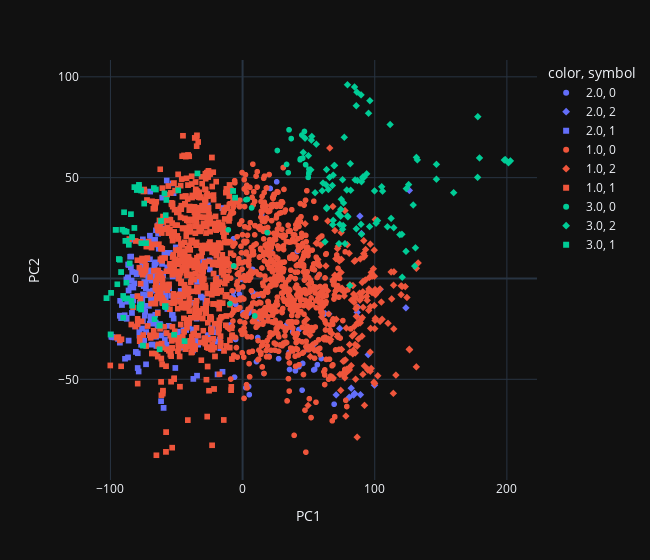

The code cell stored with this chart in its notebook:
### Markdown cell above
### Données non-normalisées

### Code cell
cls = KMeans(n_clusters=3, init="k-means++")
cls.fit(data_without_class)
labels = pd.Series(cls.labels_, name="K-means")
labels = pd.Categorical(labels, categories=[0, 1, 2, 3])

fig = px.scatter(x=pcs.T[0], y=pcs.T[1], color=data["fetal_health"], symbol=labels,
                 labels={'x': 'PC1', 'y': 'PC2'}, width=650)
fig.show()
print(f"ARI : {adjusted_rand_score(labels, data['fetal_health'])}")

### Figure 1 — Plotly figure (JSON) as saved in the notebook; plotly's stock layout.template omitted (floating-point values rounded to 4 significant figures; data arrays with more than 128 entries replaced by an {"elided": "..."} marker saying what was removed)
{"data": [{"hovertemplate": "color=2.0<br>symbol=0<br>PC1=%{x}<br>PC2=%{y}<extra></extra>", "legendgroup": "2.0, 0", "marker": {"color": "#636efa", "symbol": "circle"}, "mode": "markers", "name": "2.0, 0", "showlegend": true, "x": [20.94, 53.79, 54.54, 57.72, 42.6, 42.68, 10.49, -5.277, 25.8, 2.436, 4.553, 5.061, 16.09, 21.36, 21.54, 14.48, 41.5, -6.876, 7.6, -5.944, -2.422, 27.26, 20.04, -7.07, 12.22, 56.57, -5.17, -5.17, 10.31, -0.9112, 54.01, 7.672, 45.49, 69.27, 0.3103, 4.798, 59.56, 37.89, 40.0, 10.93, 35.2, -7.204, 48.82, 6.293, 17.44, 14.4, 12.43, 11.93, 33.33, 35.52, 11.48, 42.58, -3.138, 30.73, -9.181, 45.02, -6.091], "xaxis": "x", "y": [44.64, -45.38, -45.09, 1.695, -43.72, -43.73, -41.24, -30.24, 47.94, -54.17, -53.57, -57.63, -47.13, 14.33, 12.54, 31.78, 13.52, 19.68, -6.918, -38.61, -7.839, -39.77, -38.6, -6.645, -8.386, -42.76, -12.82, -12.82, -7.876, -0.2906, -32.55, 4.462, -42.15, -62.35, -16.97, -17.13, -39.7, -26.48, -45.8, -18.25, -36.63, -9.053, -35.3, -15.38, -18.46, -16.97, -20.09, -20.18, -23.09, -45.15, -29.28, -25.31, -5.414, 54.98, -23.02, -55.38, -48.95], "yaxis": "y", "type": "scattergl"}, {"hovertemplate": "color=2.0<br>symbol=2<br>PC1=%{x}<br>PC2=%{y}<extra></extra>", "legendgroup": "2.0, 2", "marker": {"color": "#636efa", "symbol": "diamond"}, "mode": "markers", "name": "2.0, 2", "showlegend": true, "x": [104.1, 123.6, 95.04, 70.81, 82.17, 84.08, 80.69, 84.74, 89.19, 99.81, 126.2, 86.42, 86.75, 65.24, 62.38, 73.51, 68.51, 87.16, 89.96, 88.77], "xaxis": "x", "y": [-5.372, -14.56, -37.77, -57.73, -54.4, -57.78, -58.9, -57.0, -57.62, -52.91, 43.66, -18.64, -16.8, -17.57, -17.36, -24.78, -1.547, -14.22, 22.28, 30.93], "yaxis": "y", "type": "scattergl"}, {"hovertemplate": "color=2.0<br>symbol=1<br>PC1=%{x}<br>PC2=%{y}<extra></extra>", "legendgroup": "2.0, 1", "marker": {"color": "#636efa", "symbol": "square"}, "mode": "markers", "name": "2.0, 1", "showlegend": true, "x": {"elided": "218 float values"}, "xaxis": "x", "y": {"elided": "218 float values"}, "yaxis": "y", "type": "scattergl"}, {"hovertemplate": "color=1.0<br>symbol=0<br>PC1=%{x}<br>PC2=%{y}<extra></extra>", "legendgroup": "1.0, 0", "marker": {"color": "#EF553B", "symbol": "circle"}, "mode": "markers", "name": "1.0, 0", "showlegend": true, "x": {"elided": "749 float values"}, "xaxis": "x", "y": {"elided": "749 float values"}, "yaxis": "y", "type": "scattergl"}, {"hovertemplate": "color=1.0<br>symbol=2<br>PC1=%{x}<br>PC2=%{y}<extra></extra>", "legendgroup": "1.0, 2", "marker": {"color": "#EF553B", "symbol": "diamond"}, "mode": "markers", "name": "1.0, 2", "showlegend": true, "x": {"elided": "175 float values"}, "xaxis": "x", "y": {"elided": "175 float values"}, "yaxis": "y", "type": "scattergl"}, {"hovertemplate": "color=1.0<br>symbol=1<br>PC1=%{x}<br>PC2=%{y}<extra></extra>", "legendgroup": "1.0, 1", "marker": {"color": "#EF553B", "symbol": "square"}, "mode": "markers", "name": "1.0, 1", "showlegend": true, "x": {"elided": "731 float values"}, "xaxis": "x", "y": {"elided": "731 float values"}, "yaxis": "y", "type": "scattergl"}, {"hovertemplate": "color=3.0<br>symbol=0<br>PC1=%{x}<br>PC2=%{y}<extra></extra>", "legendgroup": "3.0, 0", "marker": {"color": "#00cc96", "symbol": "circle"}, "mode": "markers", "name": "3.0, 0", "showlegend": true, "x": [3.607, 3.666, 2.523, 9.253, 9.253, -9.541, -6.67, 47.7, 6.803, 18.6, 34.53, 46.79, 44.86, 36.79, 33.28, 35.15, -10.8, 49.67, 50.07, 50.33, 50.25, 43.71, 43.54, 45.56, 26.29], "xaxis": "x", "y": [39.2, 39.24, 39.04, -18.56, -18.56, -12.45, 6.232, 56.42, 35.01, 22.74, 52.44, 72.9, 71.13, 69.37, 56.56, 73.72, 24.13, 50.14, 52.01, 52.93, 54.22, 59.29, 58.86, 59.66, 63.47], "yaxis": "y", "type": "scattergl"}, {"hovertemplate": "color=3.0<br>symbol=2<br>PC1=%{x}<br>PC2=%{y}<extra></extra>", "legendgroup": "3.0, 2", "marker": {"color": "#00cc96", "symbol": "diamond"}, "mode": "markers", "name": "3.0, 2", "showlegend": true, "x": [159.7, 177.8, 120.6, 146.7, 130.8, 132.2, 95.3, 62.36, 90.01, 131.5, 123.7, 81.15, 77.49, 130.2, 119.0, 146.7, 111.7, 60.18, 54.87, 90.9, 89.95, 91.97, 81.52, 93.89, 91.03, 65.8, 105.9, 123.9, 125.6, 105.3, 86.89, 85.12, 99.84, 49.8, 45.9, 55.78, 52.02, 52.39, 47.27, 69.62, 79.43, 79.71, 69.19, 60.84, 96.33, 86.49, 89.66, 84.7, 79.35, 76.41, 89.57, 86.06, 74.33, 96.1, 102.1, 178.0, 201.2, 202.7, 198.8, 198.0, 179.3, 64.92, 68.17, 68.53, 63.05, 63.61, 63.7, 68.58, 63.51, 74.67, 67.95, 51.65, 78.81, 81.79, 101.0, 112.4, 76.94, 129.1, 114.4, 109.6, 75.68, 120.8, 72.36, 74.25, 76.1, 73.53, 75.65, 72.96, 86.01], "xaxis": "x", "y": [42.54, 50.16, 21.89, 49.23, 15.21, 58.82, 81.94, 18.18, 21.95, 60.05, 13.45, -3.536, 17.27, 6.141, 21.74, 56.6, 76.35, 43.49, 42.53, 49.9, 47.98, 50.25, 56.93, 51.89, 50.36, 50.13, 43.31, 44.55, 46.57, 45.49, 48.56, 48.9, 43.42, 60.89, 62.51, 66.59, 68.61, 70.44, 69.55, 56.06, 30.95, 30.56, 55.95, 47.32, 88.15, 92.39, 91.04, 94.97, 96.07, 37.47, 26.87, 24.65, 34.3, 25.72, 28.7, 80.24, 57.37, 58.31, 58.93, 58.74, 59.78, 44.13, 26.64, 28.83, 46.54, 34.68, 35.15, 51.24, 54.01, 39.27, 46.13, 53.88, 43.88, 43.75, 27.39, 29.8, 70.01, 36.44, 25.18, 25.64, 49.01, 0.6219, 32.23, 30.93, 26.27, 26.85, 24.39, 17.26, 85.66], "yaxis": "y", "type": "scattergl"}, {"hovertemplate": "color=3.0<br>symbol=1<br>PC1=%{x}<br>PC2=%{y}<extra></extra>", "legendgroup": "3.0, 1", "marker": {"color": "#00cc96", "symbol": "square"}, "mode": "markers", "name": "3.0, 1", "showlegend": true, "x": [-59.11, -74.48, -76.78, -58.16, -78.38, -84.15, -76.55, -87.09, -80.1, -90.38, -99.52, -89.04, -91.93, -102.9, -102.9, -78.2, -94.8, -87.91, -89.4, -91.0, -87.78, -88.81, -92.89, -93.59, -87.57, -88.69, -99.88, -85.48, -58.31, -58.28, -58.79, -63.01, -66.58, -90.3, -51.82, -43.88, -77.58, -83.62, -76.8, -62.61, -57.67, -78.42, -81.85, -81.78, -48.68, -65.62, -67.14, -5.676, -7.192, -34.13, -81.89, -84.48, -76.54, -83.65, -73.09, -86.06, -96.08, -95.81, -61.75, -89.69, -75.39, -62.77], "xaxis": "x", "y": [42.21, 37.15, 43.62, 31.41, 45.47, -11.18, -12.73, -9.859, 43.88, -8.669, -7.144, -9.989, 3.188, -9.764, -9.764, -14.61, -2.863, -2.083, 23.58, 24.19, 23.22, 23.13, 9.259, 9.648, 18.73, 18.63, -27.79, 7.489, -14.16, -13.71, -13.75, -23.34, -20.18, -19.45, -27.9, -31.05, -13.93, -13.45, -15.36, -23.24, 38.94, 46.4, 45.28, 45.29, 43.69, 44.12, 44.84, 40.1, 43.39, 52.08, 25.07, 31.9, 17.47, 20.56, 17.51, 16.68, 24.1, 24.13, 28.54, 32.85, -33.3, -35.11], "yaxis": "y", "type": "scattergl"}], "layout": {"xaxis": {"anchor": "y", "domain": [0.0, 1.0], "title": {"text": "PC1"}}, "yaxis": {"anchor": "x", "domain": [0.0, 1.0], "title": {"text": "PC2"}}, "legend": {"title": {"text": "color, symbol"}, "tracegroupgap": 0}, "margin": {"t": 60}, "width": 650}}
